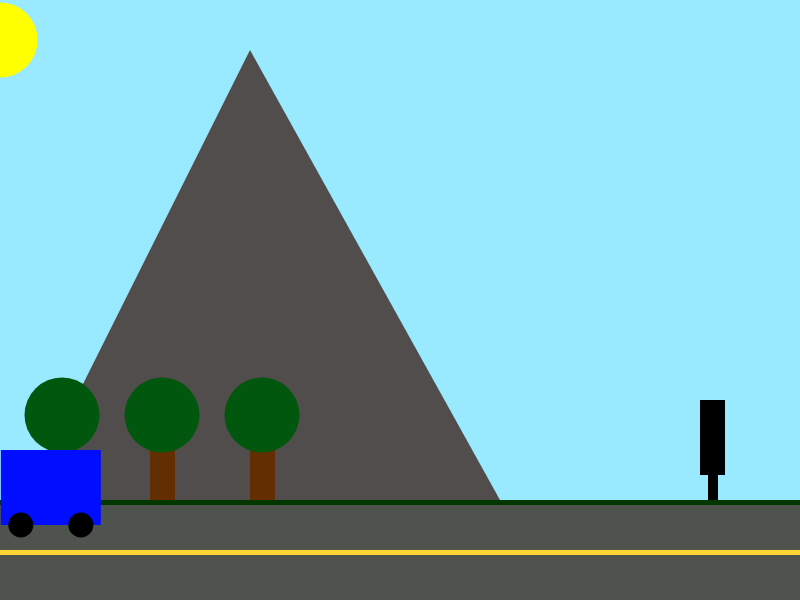
Frame 1 (no input)
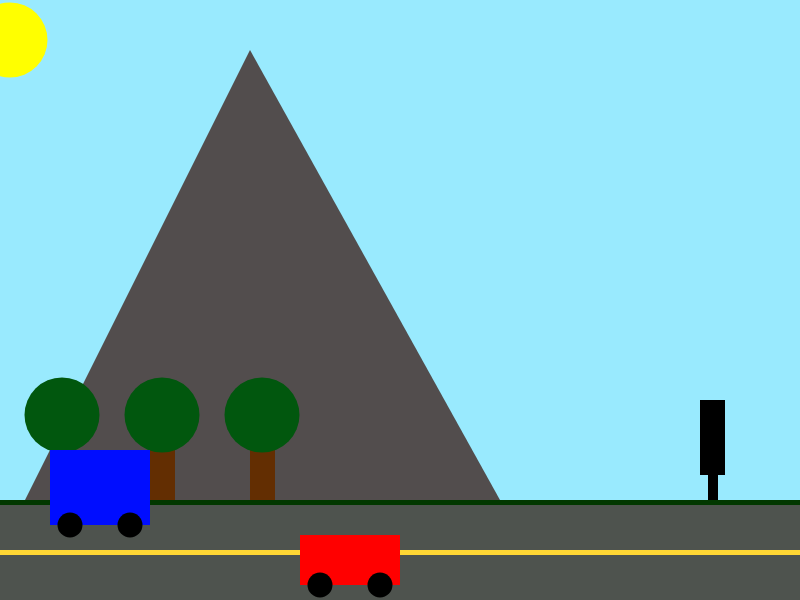
Frame 60 (no input)
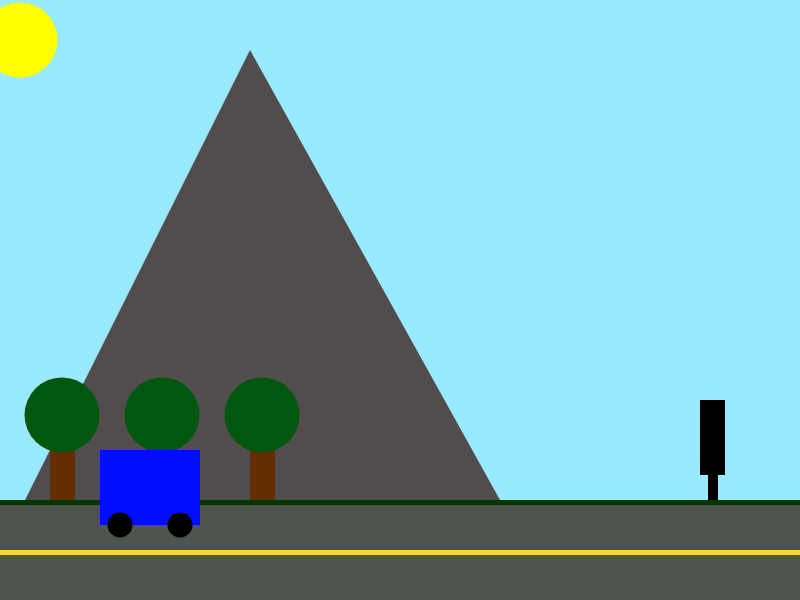
Frame 120 (the mouse pressed at the canvas centre since frame 60)

The p5.js sketch that drew these frames (run headless with seeded random() and noise() and a simulated clock; from frame 60 on, the mouse is pressed at the canvas centre):

// p5.js sketch
// ── sketch.js
let x = 0;
let autostart = 0;
let auto2 = -200;
let keyPress = 0;

function setup() {
  createCanvas(800, 600);
}

function draw() {
  background(255);
  strokeWeight(0);

  // Achtergrond
  fill("#99eafe");
  rect(0, 0, 800, 600);

  // Berg
  fill("#524d4d");
  triangle(250, 50, 25, 500, 500, 500);

  // Gras
  fill("#023800");
  rect(0, 500, 800, 150);

  // Weg
  fill("#4e534e");
  rect(0, 505, 800, 150);

  // Paaltje
  fill(0);
  rect(708, 400, 10, 100);
  rect(700, 400, 25, 75);

  // Gele lijn
  fill("#ffd634");
  rect(0, 550, 800, 5);

  // Bomen
  fill("#632e02");
  rect(50, 425, 25, 75);
  fill("#01570e");
  circle(62, 415, 75);

  fill("#632e02");
  rect(150, 425, 25, 75);
  fill("#01570e");
  circle(162, 415, 75);

  fill("#632e02");
  rect(250, 425, 25, 75);
  fill("#01570e");
  circle(262, 415, 75);

  // Gele cirkel / zon
  x += 0.01 * deltaTime;

  fill("yellow");
  circle(x, 40, 75);

  if (x >= 850) {
    x = 0;
  }

  // =====================
  // AUTO 1
  // =====================

  autostart += 0.05 * deltaTime;

  if (autostart >= 850) {
    autostart = -100;
  }

  fill("#000dff");
  rect(autostart, 450, 100, 75);

  fill("#000000");
  circle(autostart + 20, 525, 25);
  circle(autostart + 80, 525, 25);

  // =====================
  // AUTO 2
  // =====================

  auto2 += 0.5 * deltaTime;

  if (auto2 >= 850) {
    auto2 = -150;
  }

  fill("#ff0000");
  rect(auto2, 535, 100, 50);

  fill("#000000");
  circle(auto2 + 20, 585, 25);
  circle(auto2 + 80, 585, 25);
}

function keyPressed() {
  if (keyCode === ENTER) {
    keyPress += 1;

    if (keyPress >= 4) {
      keyPress = 1;
    }

    if (keyPress === 1) {
      autostart = 0.2;
    } 
    else if (keyPress === 2) {
      autostart = 0.1;
    } 
    else if (keyPress === 3) {
      autostart = 0;
    }
  }
  
}
